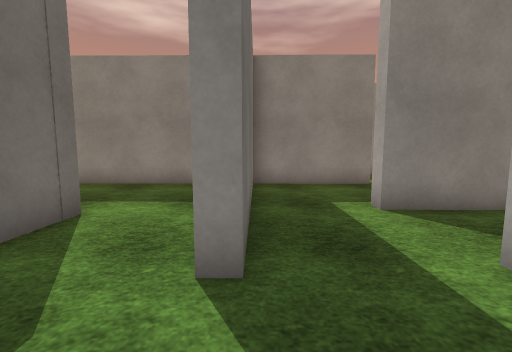
View 1 (above)

23 first-person views from a walk through a scene from a Unity 3-D project. The camera is 1.2 m above the floor, tilts 6° down and sees 90° across. The floor is counted in squares, 1 m on a side. Each view is taken from the middle of a square. On the plan, view 1 faces up. The plan holds only what a view shows up to about 12 squares ahead; the rest is blank. The place goes on beyond the plan. The player is left out. Surface patterns are stand-ins for the level's own textures.

View 2
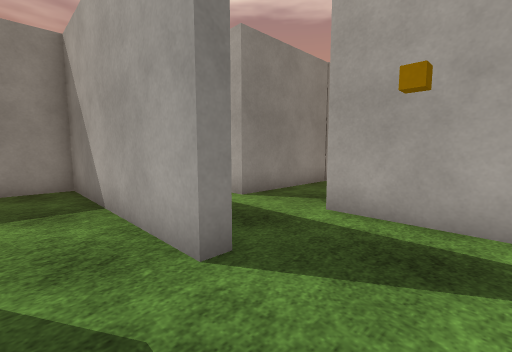

View 3
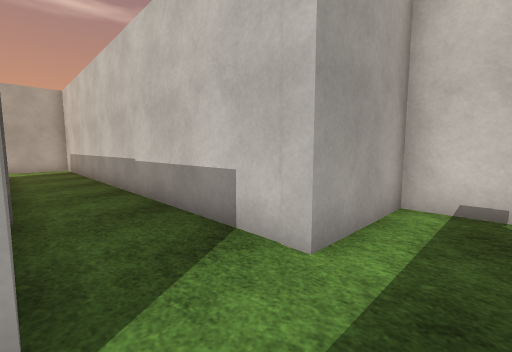

View 4
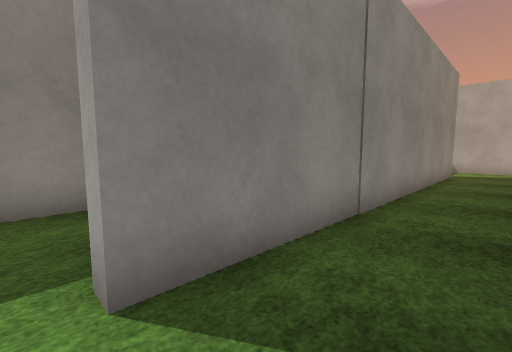

View 5
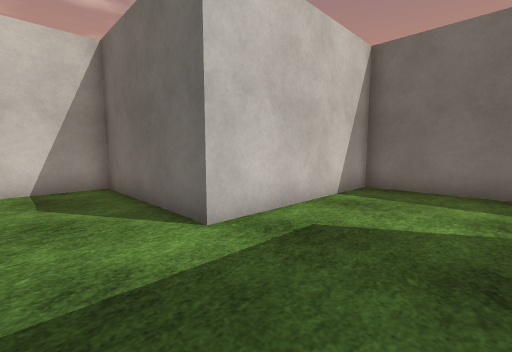

View 6
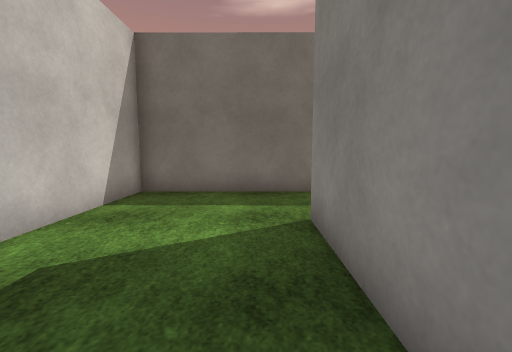

View 7
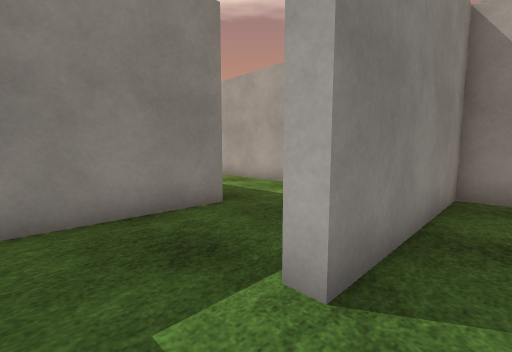

View 8
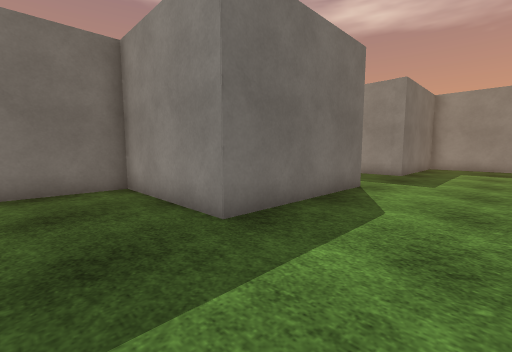

View 9
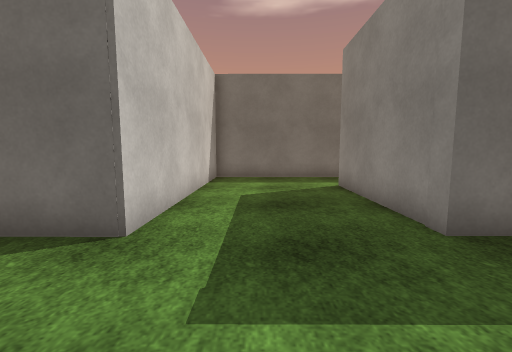

View 10
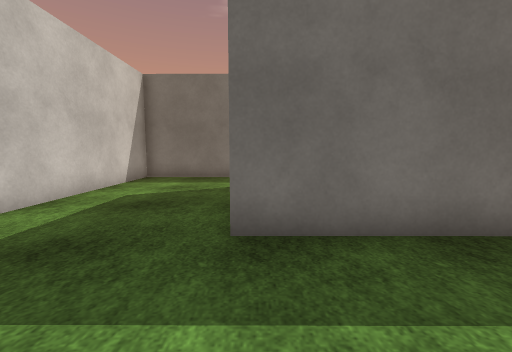

View 11
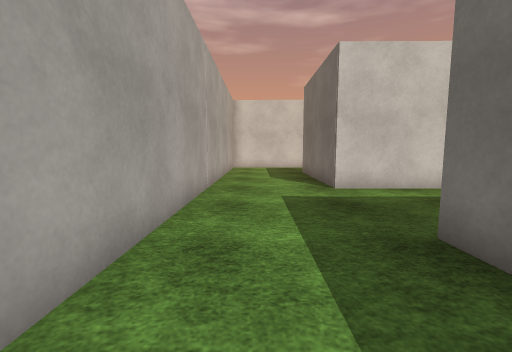

View 12
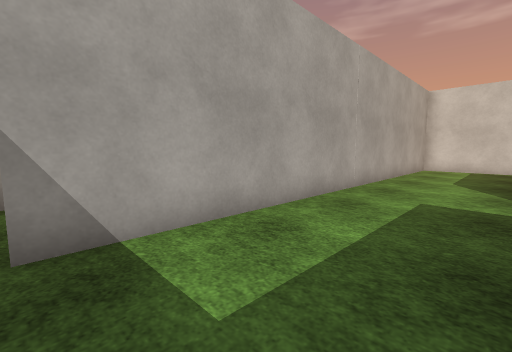

View 13
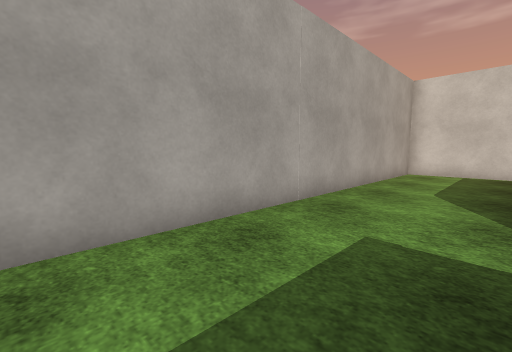

View 14
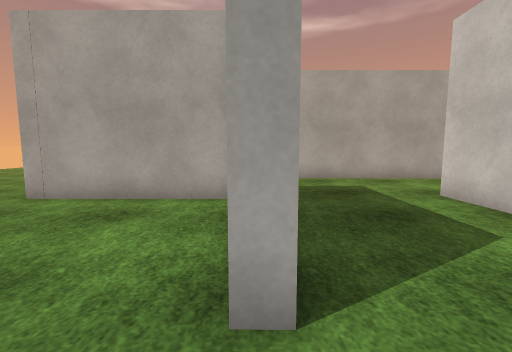

View 15
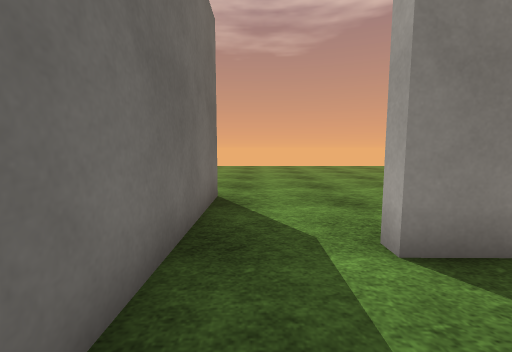

View 16
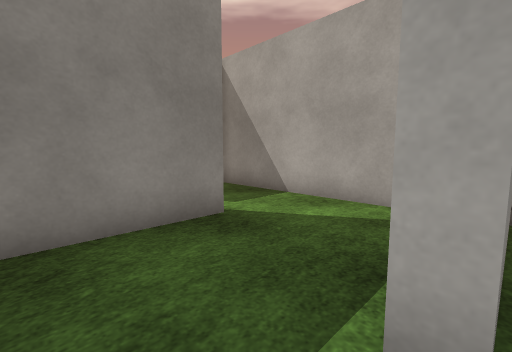

View 17
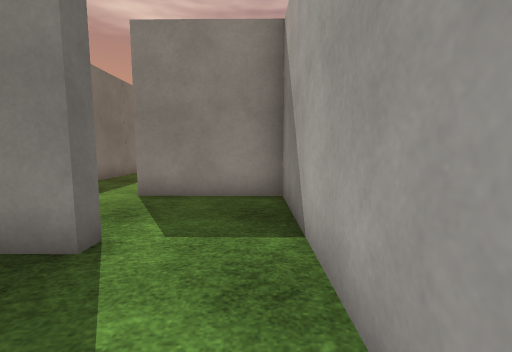

View 18
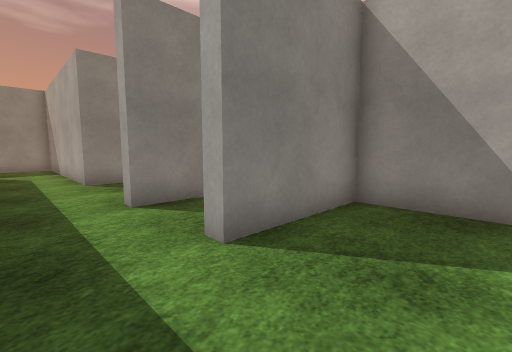

View 19
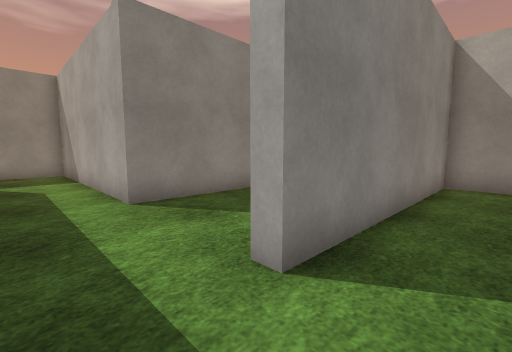

View 20
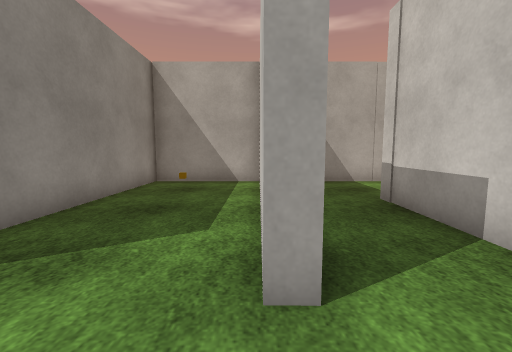

View 21
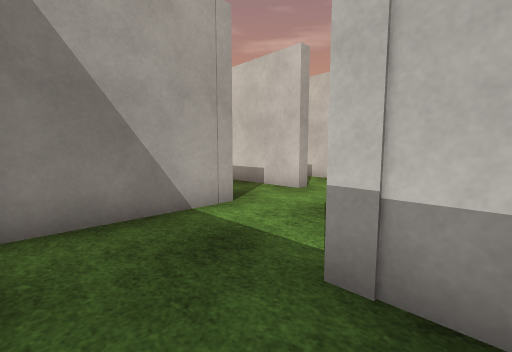

View 22
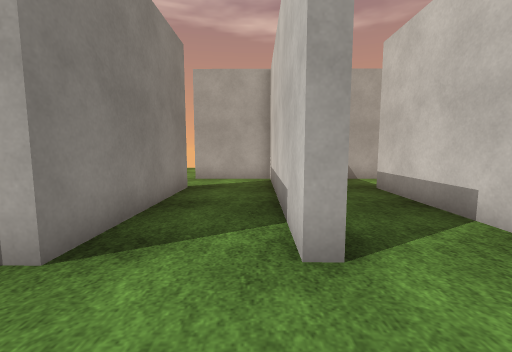

View 23
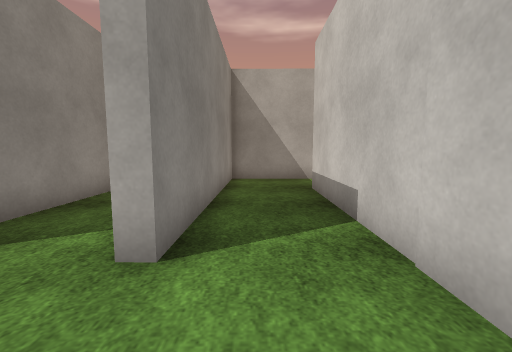

### Floor plan
Points are (right, up) in squares from view 1. A wall is a line through its corners. A room is listed if a view was taken in it or the views show most of it. See-through windows are left out.
Room 1 (views 1, 2, 3, 4, 5, 6, 7, 16)
walls: (-0.1, 5.4) (-0.1, 2.3) (-0.6, 2.3) (-0.5, 8.9) (-6.3, 8.9) (-6.3, 9.5); (0.9, -0.7) (2.6, -0.7) (2.6, 2.5) (15.5, 2.4); (-9.2, 9.4) (-9.2, 4.7) (-3.3, 4.7) (-3.3, -0.6) (-0.9, -0.7); (15.9, 4.9) (2.5, 5) (2.5, 5.5); (18.3, 2.9) (18.3, 5.6)
ways out: opening at (-7.5, 9) to room 2; opening at (1.5, 5) to room 3; opening at (16.5, 5) to room 4
Room 2 (views 8, 9, 10, 11, 12, 13, 14, 15)
walls: (-4.4, 26.5) (-4.4, 22.7) (-9.4, 22.7) (-9.4, 23.3); (-4.1, 9.3) (-0.5, 9.3) (-0.5, 26.1); (-12, 23.5) (-12, 18.3) (-4.5, 18.2) (-4.5, 12.6) (-9.2, 12.7) (-9.2, 9.4)
ways out: opening at (-7.5, 9) to room 1; gap at (0, 26) to room 5; opening at (-10.5, 23)
Room 3 (views 17, 18)
walls: (4, 9.3) (4, 8.8) (-0.1, 8.9); (6.7, 6.6) (6.7, 12.5) (2.9, 12.6) (2.9, 13.1); (-0.1, 7.1) (-0.1, 5.4)
ways out: opening at (1.5, 5) to room 1; opening at (1.5, 13) to room 4
Room 4 (views 19, 20, 21, 22, 23)
walls: (9.5, 5.3) (15.9, 5.3); (16.1, 11.2) (10.5, 11.2) (10.5, 15.4) (2.7, 15.5) (2.7, 15.9); (3.9, 13) (7.2, 12.9); (18.3, 8.4) (18.4, 11.5); (18.3, 5.6) (18.3, 8) (10.5, 8.1) (10.5, 8.5) (17.8, 8.4)
ways out: opening at (16.5, 5) to room 1; opening at (1.5, 13) to room 3; opening at (1.5, 16) to room 5; opening at (17, 11)
Room 5 (no view inside)
walls: (3, 20.3) (3, 26.6); (2.7, 15.9) (4.7, 15.9); (6.7, 15.9) (7.4, 15.9); (-0.1, 18.1) (-0.1, 15.7); (2.8, 23.4) (2.8, 25.2); (10.5, 15.8) (10.5, 19.8) (2.8, 19.8) (2.8, 20.3)
ways out: gap at (0, 26) to room 2; opening at (1.5, 16) to room 4
objects: other object (9, 18)

Where each view was taken, in squares from view 1:
view 1: 0 up, 0 right, facing up
view 2: 0 up, 2 left, facing up-right
view 3: 5 up, 1 right, facing down-right
view 4: 3 up, 2 right, facing up-right
view 5: 8 up, 1 left, facing down-left
view 6: 8 up, 2 left, facing left
view 7: 8 up, 8 left, facing up-right
view 8: 10 up, 1 left, facing up-left
view 9: 20 up, 1 left, facing left
view 10: 23 up, 1 left, facing left
view 11: 26 up, 2 left, facing down
view 12: 26 up, 4 left, facing down-right
view 13: 23 up, 4 left, facing down-right
view 14: 23 up, 11 left, facing right
view 15: 20 up, 11 left, facing up
view 16: 5 up, 1 right, facing up-right
view 17: 6 up, 6 right, facing up
view 18: 10 up, 1 right, facing up-right
view 19: 14 up, 1 right, facing up-right
view 20: 16 up, 1 right, facing right
view 21: 15 up, 6 right, facing down-right
view 22: 9 up, 8 right, facing right
view 23: 7 up, 8 right, facing right
